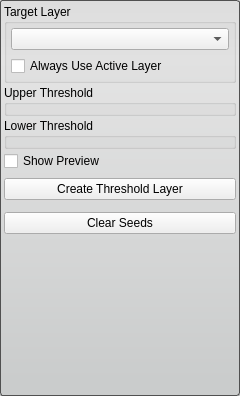
<?xml version="1.0" encoding="UTF-8"?>
<ui version="4.0">
 <class>ThresholdToolInterface</class>
 <widget class="QWidget" name="ThresholdToolInterface">
  <property name="geometry">
   <rect>
    <x>0</x>
    <y>0</y>
    <width>240</width>
    <height>396</height>
   </rect>
  </property>
  <property name="sizePolicy">
   <sizepolicy hsizetype="Preferred" vsizetype="Fixed">
    <horstretch>0</horstretch>
    <verstretch>0</verstretch>
   </sizepolicy>
  </property>
  <property name="minimumSize">
   <size>
    <width>0</width>
    <height>396</height>
   </size>
  </property>
  <property name="windowTitle">
   <string>Threshold Tool</string>
  </property>
  <property name="styleSheet">
   <string notr="true">QWidget#ThresholdToolInterface{
	border-radius: 3px;
	border: 1px solid rgb(80, 80,80);
	background-color: qlineargradient(spread:pad, x1:0.5, y1:0, x2:0.5, y2:0.960227, stop:0 rgba(221, 221, 221, 255), stop:0.155779 rgba(228, 228, 228, 255), stop:1 rgba(202, 204, 204, 255)); 
}

QWidget#threshold_histogram_{
	background-color: white;
	border: 1px solid gray;
}</string>
  </property>
  <layout class="QVBoxLayout" name="verticalLayout_5">
   <property name="spacing">
    <number>2</number>
   </property>
   <property name="margin">
    <number>4</number>
   </property>
   <item>
    <widget class="QGroupBox" name="target_groupbox_">
     <property name="title">
      <string>Target Layer</string>
     </property>
     <layout class="QVBoxLayout" name="verticalLayout_4">
      <property name="margin">
       <number>4</number>
      </property>
      <item>
       <widget class="QComboBox" name="target_layer_">
        <property name="sizePolicy">
         <sizepolicy hsizetype="Ignored" vsizetype="Fixed">
          <horstretch>0</horstretch>
          <verstretch>0</verstretch>
         </sizepolicy>
        </property>
       </widget>
      </item>
      <item>
       <widget class="QWidget" name="widget" native="true">
        <property name="minimumSize">
         <size>
          <width>0</width>
          <height>20</height>
         </size>
        </property>
        <layout class="QHBoxLayout" name="horizontalLayout_2">
         <property name="spacing">
          <number>0</number>
         </property>
         <property name="margin">
          <number>0</number>
         </property>
         <item>
          <widget class="QCheckBox" name="use_active_layer_">
           <property name="text">
            <string>Always Use Active Layer</string>
           </property>
          </widget>
         </item>
        </layout>
       </widget>
      </item>
     </layout>
    </widget>
   </item>
   <item>
    <widget class="QGroupBox" name="groupBox_2">
     <property name="title">
      <string>Upper Threshold</string>
     </property>
     <layout class="QVBoxLayout" name="verticalLayout_2">
      <property name="margin">
       <number>4</number>
      </property>
      <item>
       <widget class="QtUtils::QtSliderDoubleCombo" name="upper_threshold_" native="true"/>
      </item>
     </layout>
    </widget>
   </item>
   <item>
    <widget class="QGroupBox" name="groupBox_3">
     <property name="title">
      <string>Lower Threshold</string>
     </property>
     <layout class="QVBoxLayout" name="verticalLayout_3">
      <property name="margin">
       <number>4</number>
      </property>
      <item>
       <widget class="QtUtils::QtSliderDoubleCombo" name="lower_threshold_" native="true"/>
      </item>
     </layout>
    </widget>
   </item>
   <item>
    <widget class="QWidget" name="widget_2" native="true">
     <property name="minimumSize">
      <size>
       <width>0</width>
       <height>20</height>
      </size>
     </property>
     <layout class="QHBoxLayout" name="horizontalLayout_3">
      <property name="spacing">
       <number>0</number>
      </property>
      <property name="margin">
       <number>0</number>
      </property>
      <item>
       <widget class="QCheckBox" name="show_preview_checkbox_">
        <property name="text">
         <string>Show Preview</string>
        </property>
       </widget>
      </item>
     </layout>
    </widget>
   </item>
   <item>
    <widget class="QWidget" name="widget_4" native="true">
     <property name="minimumSize">
      <size>
       <width>0</width>
       <height>32</height>
      </size>
     </property>
     <property name="maximumSize">
      <size>
       <width>16777215</width>
       <height>32</height>
      </size>
     </property>
     <layout class="QHBoxLayout" name="horizontalLayout">
      <property name="spacing">
       <number>0</number>
      </property>
      <property name="margin">
       <number>0</number>
      </property>
      <item>
       <widget class="QPushButton" name="run_button_">
        <property name="sizePolicy">
         <sizepolicy hsizetype="Preferred" vsizetype="Fixed">
          <horstretch>0</horstretch>
          <verstretch>0</verstretch>
         </sizepolicy>
        </property>
        <property name="text">
         <string>Create Threshold Layer</string>
        </property>
       </widget>
      </item>
     </layout>
    </widget>
   </item>
   <item>
    <widget class="QWidget" name="widget_6" native="true">
     <property name="minimumSize">
      <size>
       <width>0</width>
       <height>32</height>
      </size>
     </property>
     <property name="maximumSize">
      <size>
       <width>16777215</width>
       <height>32</height>
      </size>
     </property>
     <layout class="QVBoxLayout" name="verticalLayout">
      <property name="spacing">
       <number>0</number>
      </property>
      <property name="margin">
       <number>0</number>
      </property>
      <item>
       <widget class="QPushButton" name="clear_seeds_button_">
        <property name="sizePolicy">
         <sizepolicy hsizetype="Preferred" vsizetype="Fixed">
          <horstretch>0</horstretch>
          <verstretch>0</verstretch>
         </sizepolicy>
        </property>
        <property name="text">
         <string>Clear Seeds</string>
        </property>
       </widget>
      </item>
     </layout>
    </widget>
   </item>
   <item>
    <widget class="QWidget" name="widget_5" native="true">
     <property name="minimumSize">
      <size>
       <width>205</width>
       <height>180</height>
      </size>
     </property>
     <layout class="QHBoxLayout" name="histogramHLayout">
      <property name="spacing">
       <number>0</number>
      </property>
      <property name="margin">
       <number>1</number>
      </property>
     </layout>
    </widget>
   </item>
  </layout>
 </widget>
 <customwidgets>
  <customwidget>
   <class>QtUtils::QtSliderDoubleCombo</class>
   <extends>QWidget</extends>
   <header location="global">QtUtils/Widgets/QtSliderDoubleCombo.h</header>
   <container>1</container>
  </customwidget>
 </customwidgets>
 <resources/>
 <connections/>
</ui>
